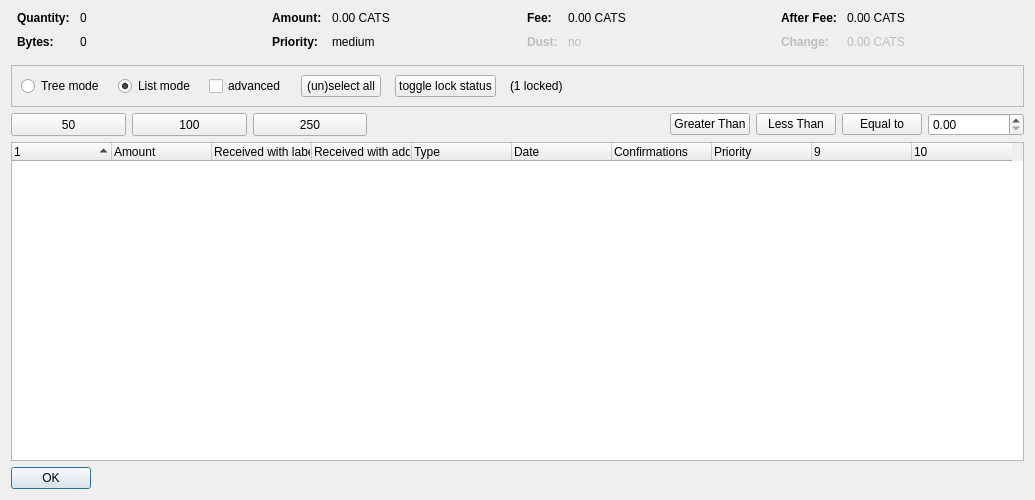
<?xml version="1.0" encoding="UTF-8"?>
<ui version="4.0">
 <class>CoinControlDialog</class>
 <widget class="QDialog" name="CoinControlDialog">
  <property name="geometry">
   <rect>
    <x>0</x>
    <y>0</y>
    <width>1035</width>
    <height>500</height>
   </rect>
  </property>
  <property name="windowTitle">
   <string>Coin Selection</string>
  </property>
  <layout class="QVBoxLayout" name="verticalLayout">
   <item>
    <layout class="QHBoxLayout" name="horizontalLayoutTop" stretch="0,0,0,0">
     <property name="topMargin">
      <number>0</number>
     </property>
     <property name="bottomMargin">
      <number>10</number>
     </property>
     <item>
      <layout class="QFormLayout" name="formLayoutCoinControl1">
       <property name="horizontalSpacing">
        <number>10</number>
       </property>
       <property name="verticalSpacing">
        <number>10</number>
       </property>
       <property name="leftMargin">
        <number>6</number>
       </property>
       <property name="rightMargin">
        <number>6</number>
       </property>
       <item row="0" column="0">
        <widget class="QLabel" name="labelCoinControlQuantityText">
         <property name="font">
          <font>
           <weight>75</weight>
           <bold>true</bold>
          </font>
         </property>
         <property name="text">
          <string>Quantity:</string>
         </property>
        </widget>
       </item>
       <item row="0" column="1">
        <widget class="QLabel" name="labelCoinControlQuantity">
         <property name="cursor">
          <cursorShape>IBeamCursor</cursorShape>
         </property>
         <property name="contextMenuPolicy">
          <enum>Qt::ActionsContextMenu</enum>
         </property>
         <property name="text">
          <string notr="true">0</string>
         </property>
         <property name="textInteractionFlags">
          <set>Qt::LinksAccessibleByMouse|Qt::TextSelectableByKeyboard|Qt::TextSelectableByMouse</set>
         </property>
        </widget>
       </item>
       <item row="1" column="0">
        <widget class="QLabel" name="labelCoinControlBytesText">
         <property name="font">
          <font>
           <weight>75</weight>
           <bold>true</bold>
          </font>
         </property>
         <property name="text">
          <string>Bytes:</string>
         </property>
        </widget>
       </item>
       <item row="1" column="1">
        <widget class="QLabel" name="labelCoinControlBytes">
         <property name="cursor">
          <cursorShape>IBeamCursor</cursorShape>
         </property>
         <property name="contextMenuPolicy">
          <enum>Qt::ActionsContextMenu</enum>
         </property>
         <property name="text">
          <string notr="true">0</string>
         </property>
         <property name="textInteractionFlags">
          <set>Qt::LinksAccessibleByMouse|Qt::TextSelectableByKeyboard|Qt::TextSelectableByMouse</set>
         </property>
        </widget>
       </item>
      </layout>
     </item>
     <item>
      <layout class="QFormLayout" name="formLayoutCoinControl2">
       <property name="horizontalSpacing">
        <number>10</number>
       </property>
       <property name="verticalSpacing">
        <number>10</number>
       </property>
       <property name="leftMargin">
        <number>6</number>
       </property>
       <property name="rightMargin">
        <number>6</number>
       </property>
       <item row="0" column="0">
        <widget class="QLabel" name="labelCoinControlAmountText">
         <property name="font">
          <font>
           <weight>75</weight>
           <bold>true</bold>
          </font>
         </property>
         <property name="text">
          <string>Amount:</string>
         </property>
        </widget>
       </item>
       <item row="0" column="1">
        <widget class="QLabel" name="labelCoinControlAmount">
         <property name="cursor">
          <cursorShape>IBeamCursor</cursorShape>
         </property>
         <property name="contextMenuPolicy">
          <enum>Qt::ActionsContextMenu</enum>
         </property>
         <property name="text">
          <string notr="true">0.00 CATS</string>
         </property>
         <property name="textInteractionFlags">
          <set>Qt::LinksAccessibleByMouse|Qt::TextSelectableByKeyboard|Qt::TextSelectableByMouse</set>
         </property>
        </widget>
       </item>
       <item row="1" column="0">
        <widget class="QLabel" name="labelCoinControlPriorityText">
         <property name="font">
          <font>
           <weight>75</weight>
           <bold>true</bold>
          </font>
         </property>
         <property name="text">
          <string>Priority:</string>
         </property>
        </widget>
       </item>
       <item row="1" column="1">
        <widget class="QLabel" name="labelCoinControlPriority">
         <property name="cursor">
          <cursorShape>IBeamCursor</cursorShape>
         </property>
         <property name="contextMenuPolicy">
          <enum>Qt::ActionsContextMenu</enum>
         </property>
         <property name="text">
          <string>medium</string>
         </property>
         <property name="textInteractionFlags">
          <set>Qt::LinksAccessibleByMouse|Qt::TextSelectableByKeyboard|Qt::TextSelectableByMouse</set>
         </property>
        </widget>
       </item>
      </layout>
     </item>
     <item>
      <layout class="QFormLayout" name="formLayoutCoinControl3">
       <property name="horizontalSpacing">
        <number>10</number>
       </property>
       <property name="verticalSpacing">
        <number>10</number>
       </property>
       <property name="leftMargin">
        <number>6</number>
       </property>
       <property name="rightMargin">
        <number>6</number>
       </property>
       <item row="0" column="0">
        <widget class="QLabel" name="labelCoinControlFeeText">
         <property name="font">
          <font>
           <weight>75</weight>
           <bold>true</bold>
          </font>
         </property>
         <property name="text">
          <string>Fee:</string>
         </property>
        </widget>
       </item>
       <item row="0" column="1">
        <widget class="QLabel" name="labelCoinControlFee">
         <property name="cursor">
          <cursorShape>IBeamCursor</cursorShape>
         </property>
         <property name="contextMenuPolicy">
          <enum>Qt::ActionsContextMenu</enum>
         </property>
         <property name="text">
          <string notr="true">0.00 CATS</string>
         </property>
         <property name="textInteractionFlags">
          <set>Qt::LinksAccessibleByMouse|Qt::TextSelectableByKeyboard|Qt::TextSelectableByMouse</set>
         </property>
        </widget>
       </item>
       <item row="1" column="0">
        <widget class="QLabel" name="labelCoinControlLowOutputText">
         <property name="enabled">
          <bool>false</bool>
         </property>
         <property name="font">
          <font>
           <weight>75</weight>
           <bold>true</bold>
          </font>
         </property>
         <property name="text">
          <string>Dust:</string>
         </property>
        </widget>
       </item>
       <item row="1" column="1">
        <widget class="QLabel" name="labelCoinControlLowOutput">
         <property name="enabled">
          <bool>false</bool>
         </property>
         <property name="cursor">
          <cursorShape>IBeamCursor</cursorShape>
         </property>
         <property name="contextMenuPolicy">
          <enum>Qt::ActionsContextMenu</enum>
         </property>
         <property name="text">
          <string>no</string>
         </property>
         <property name="textInteractionFlags">
          <set>Qt::LinksAccessibleByMouse|Qt::TextSelectableByKeyboard|Qt::TextSelectableByMouse</set>
         </property>
        </widget>
       </item>
      </layout>
     </item>
     <item>
      <layout class="QFormLayout" name="formLayoutCoinControl4">
       <property name="horizontalSpacing">
        <number>10</number>
       </property>
       <property name="verticalSpacing">
        <number>10</number>
       </property>
       <property name="leftMargin">
        <number>6</number>
       </property>
       <property name="rightMargin">
        <number>6</number>
       </property>
       <item row="0" column="0">
        <widget class="QLabel" name="labelCoinControlAfterFeeText">
         <property name="font">
          <font>
           <weight>75</weight>
           <bold>true</bold>
          </font>
         </property>
         <property name="text">
          <string>After Fee:</string>
         </property>
        </widget>
       </item>
       <item row="0" column="1">
        <widget class="QLabel" name="labelCoinControlAfterFee">
         <property name="cursor">
          <cursorShape>IBeamCursor</cursorShape>
         </property>
         <property name="contextMenuPolicy">
          <enum>Qt::ActionsContextMenu</enum>
         </property>
         <property name="text">
          <string notr="true">0.00 CATS</string>
         </property>
         <property name="textInteractionFlags">
          <set>Qt::LinksAccessibleByMouse|Qt::TextSelectableByKeyboard|Qt::TextSelectableByMouse</set>
         </property>
        </widget>
       </item>
       <item row="1" column="0">
        <widget class="QLabel" name="labelCoinControlChangeText">
         <property name="enabled">
          <bool>false</bool>
         </property>
         <property name="font">
          <font>
           <weight>75</weight>
           <bold>true</bold>
          </font>
         </property>
         <property name="text">
          <string>Change:</string>
         </property>
        </widget>
       </item>
       <item row="1" column="1">
        <widget class="QLabel" name="labelCoinControlChange">
         <property name="enabled">
          <bool>false</bool>
         </property>
         <property name="cursor">
          <cursorShape>IBeamCursor</cursorShape>
         </property>
         <property name="contextMenuPolicy">
          <enum>Qt::ActionsContextMenu</enum>
         </property>
         <property name="text">
          <string notr="true">0.00 CATS</string>
         </property>
         <property name="textInteractionFlags">
          <set>Qt::LinksAccessibleByMouse|Qt::TextSelectableByKeyboard|Qt::TextSelectableByMouse</set>
         </property>
        </widget>
       </item>
      </layout>
     </item>
    </layout>
   </item>
   <item>
    <widget class="QFrame" name="frame">
     <property name="minimumSize">
      <size>
       <width>0</width>
       <height>40</height>
      </size>
     </property>
     <property name="frameShape">
      <enum>QFrame::StyledPanel</enum>
     </property>
     <property name="frameShadow">
      <enum>QFrame::Sunken</enum>
     </property>
     <layout class="QHBoxLayout" name="horizontalLayout">
      <item>
       <layout class="QHBoxLayout" name="horizontalLayoutPanel" stretch="0,0,0,0,0,0,0">
        <property name="spacing">
         <number>14</number>
        </property>
        <item>
         <widget class="QRadioButton" name="radioTreeMode">
          <property name="sizePolicy">
           <sizepolicy hsizetype="Maximum" vsizetype="Fixed">
            <horstretch>0</horstretch>
            <verstretch>0</verstretch>
           </sizepolicy>
          </property>
          <property name="text">
           <string>Tree mode</string>
          </property>
         </widget>
        </item>
        <item>
         <widget class="QRadioButton" name="radioListMode">
          <property name="sizePolicy">
           <sizepolicy hsizetype="Maximum" vsizetype="Fixed">
            <horstretch>0</horstretch>
            <verstretch>0</verstretch>
           </sizepolicy>
          </property>
          <property name="text">
           <string>List mode</string>
          </property>
          <property name="checked">
           <bool>true</bool>
          </property>
         </widget>
        </item>
        <item>
         <widget class="QCheckBox" name="advanced">
          <property name="minimumSize">
           <size>
            <width>70</width>
            <height>17</height>
           </size>
          </property>
          <property name="text">
           <string>advanced</string>
          </property>
         </widget>
        </item>
        <item>
         <widget class="QPushButton" name="pushButtonSelectAll">
          <property name="sizePolicy">
           <sizepolicy hsizetype="Maximum" vsizetype="Fixed">
            <horstretch>0</horstretch>
            <verstretch>0</verstretch>
           </sizepolicy>
          </property>
          <property name="text">
           <string>(un)select all</string>
          </property>
          <property name="autoDefault">
           <bool>false</bool>
          </property>
         </widget>
        </item>
        <item>
         <widget class="QPushButton" name="pushButtonToggleLock">
          <property name="sizePolicy">
           <sizepolicy hsizetype="Maximum" vsizetype="Fixed">
            <horstretch>0</horstretch>
            <verstretch>0</verstretch>
           </sizepolicy>
          </property>
          <property name="text">
           <string>toggle lock status</string>
          </property>
          <property name="autoDefault">
           <bool>false</bool>
          </property>
         </widget>
        </item>
        <item>
         <widget class="QLabel" name="labelLocked">
          <property name="text">
           <string>(1 locked)</string>
          </property>
         </widget>
        </item>
        <item>
         <spacer name="horizontalSpacer">
          <property name="orientation">
           <enum>Qt::Horizontal</enum>
          </property>
          <property name="sizeHint" stdset="0">
           <size>
            <width>40</width>
            <height>20</height>
           </size>
          </property>
         </spacer>
        </item>
       </layout>
      </item>
     </layout>
    </widget>
   </item>
   <item>
    <layout class="QHBoxLayout" name="horizontalLayout_3">
     <item>
      <widget class="QPushButton" name="select_50">
       <property name="minimumSize">
        <size>
         <width>115</width>
         <height>23</height>
        </size>
       </property>
       <property name="text">
        <string>50</string>
       </property>
      </widget>
     </item>
     <item>
      <widget class="QPushButton" name="select_100">
       <property name="minimumSize">
        <size>
         <width>115</width>
         <height>23</height>
        </size>
       </property>
       <property name="text">
        <string>100</string>
       </property>
      </widget>
     </item>
     <item>
      <widget class="QPushButton" name="select_250">
       <property name="minimumSize">
        <size>
         <width>114</width>
         <height>23</height>
        </size>
       </property>
       <property name="text">
        <string>250</string>
       </property>
      </widget>
     </item>
     <item>
      <spacer name="horizontalSpacer_2">
       <property name="orientation">
        <enum>Qt::Horizontal</enum>
       </property>
       <property name="sizeHint" stdset="0">
        <size>
         <width>40</width>
         <height>20</height>
        </size>
       </property>
      </spacer>
     </item>
     <item>
      <widget class="QPushButton" name="GreaterThan">
       <property name="text">
        <string>Greater Than</string>
       </property>
      </widget>
     </item>
     <item>
      <widget class="QPushButton" name="LessThan">
       <property name="text">
        <string>Less Than</string>
       </property>
      </widget>
     </item>
     <item>
      <widget class="QPushButton" name="EqualTo">
       <property name="text">
        <string>Equal to</string>
       </property>
      </widget>
     </item>
     <item>
      <widget class="QDoubleSpinBox" name="num_box">
       <property name="minimumSize">
        <size>
         <width>96</width>
         <height>20</height>
        </size>
       </property>
      </widget>
     </item>
    </layout>
   </item>
   <item>
    <layout class="QVBoxLayout" name="verticalLayout_2"/>
   </item>
   <item>
    <layout class="QHBoxLayout" name="horizontalLayout_2"/>
   </item>
   <item>
    <widget class="CoinControlTreeWidget" name="treeWidget">
     <property name="contextMenuPolicy">
      <enum>Qt::CustomContextMenu</enum>
     </property>
     <property name="sortingEnabled">
      <bool>false</bool>
     </property>
     <property name="columnCount">
      <number>10</number>
     </property>
     <attribute name="headerShowSortIndicator" stdset="0">
      <bool>true</bool>
     </attribute>
     <attribute name="headerStretchLastSection">
      <bool>false</bool>
     </attribute>
     <column>
      <property name="text">
       <string/>
      </property>
     </column>
     <column>
      <property name="text">
       <string>Amount</string>
      </property>
     </column>
     <column>
      <property name="text">
       <string>Received with label</string>
      </property>
     </column>
     <column>
      <property name="text">
       <string>Received with address</string>
      </property>
     </column>
     <column>
      <property name="text">
       <string>Type</string>
      </property>
     </column>
     <column>
      <property name="text">
       <string>Date</string>
      </property>
     </column>
     <column>
      <property name="text">
       <string>Confirmations</string>
      </property>
      <property name="toolTip">
       <string>Confirmed</string>
      </property>
     </column>
     <column>
      <property name="text">
       <string>Priority</string>
      </property>
     </column>
     <column>
      <property name="text">
       <string/>
      </property>
     </column>
     <column>
      <property name="text">
       <string/>
      </property>
     </column>
    </widget>
   </item>
   <item>
    <widget class="QDialogButtonBox" name="buttonBox">
     <property name="sizePolicy">
      <sizepolicy hsizetype="Maximum" vsizetype="Fixed">
       <horstretch>0</horstretch>
       <verstretch>0</verstretch>
      </sizepolicy>
     </property>
     <property name="orientation">
      <enum>Qt::Horizontal</enum>
     </property>
     <property name="standardButtons">
      <set>QDialogButtonBox::Ok</set>
     </property>
    </widget>
   </item>
  </layout>
 </widget>
 <customwidgets>
  <customwidget>
   <class>CoinControlTreeWidget</class>
   <extends>QTreeWidget</extends>
   <header>coincontroltreewidget.h</header>
  </customwidget>
 </customwidgets>
 <resources/>
 <connections/>
</ui>
